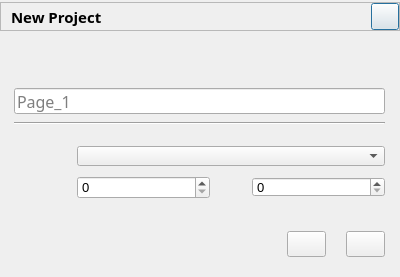
<?xml version="1.0" encoding="UTF-8"?>
<ui version="4.0">
 <class>LVGLNewDialog</class>
 <widget class="QDialog" name="LVGLNewDialog">
  <property name="geometry">
   <rect>
    <x>0</x>
    <y>0</y>
    <width>400</width>
    <height>277</height>
   </rect>
  </property>
  <property name="sizePolicy">
   <sizepolicy hsizetype="Expanding" vsizetype="Minimum">
    <horstretch>0</horstretch>
    <verstretch>0</verstretch>
   </sizepolicy>
  </property>
  <property name="minimumSize">
   <size>
    <width>400</width>
    <height>277</height>
   </size>
  </property>
  <property name="maximumSize">
   <size>
    <width>400</width>
    <height>277</height>
   </size>
  </property>
  <property name="windowTitle">
   <string>新建项目</string>
  </property>
  <layout class="QVBoxLayout" name="verticalLayout_2">
   <property name="spacing">
    <number>0</number>
   </property>
   <property name="leftMargin">
    <number>0</number>
   </property>
   <property name="topMargin">
    <number>0</number>
   </property>
   <property name="rightMargin">
    <number>0</number>
   </property>
   <property name="bottomMargin">
    <number>0</number>
   </property>
   <item>
    <widget class="QFrame" name="frame">
     <property name="sizePolicy">
      <sizepolicy hsizetype="Expanding" vsizetype="Minimum">
       <horstretch>0</horstretch>
       <verstretch>0</verstretch>
      </sizepolicy>
     </property>
     <property name="minimumSize">
      <size>
       <width>400</width>
       <height>29</height>
      </size>
     </property>
     <property name="maximumSize">
      <size>
       <width>400</width>
       <height>29</height>
      </size>
     </property>
     <property name="frameShape">
      <enum>QFrame::StyledPanel</enum>
     </property>
     <property name="frameShadow">
      <enum>QFrame::Raised</enum>
     </property>
     <layout class="QHBoxLayout" name="horizontalLayout_5">
      <property name="spacing">
       <number>0</number>
      </property>
      <property name="leftMargin">
       <number>0</number>
      </property>
      <property name="topMargin">
       <number>0</number>
      </property>
      <property name="rightMargin">
       <number>0</number>
      </property>
      <property name="bottomMargin">
       <number>0</number>
      </property>
      <item>
       <spacer name="horizontalSpacer_13">
        <property name="orientation">
         <enum>Qt::Horizontal</enum>
        </property>
        <property name="sizeType">
         <enum>QSizePolicy::Fixed</enum>
        </property>
        <property name="sizeHint" stdset="0">
         <size>
          <width>10</width>
          <height>20</height>
         </size>
        </property>
       </spacer>
      </item>
      <item>
       <widget class="QLabel" name="title">
        <property name="sizePolicy">
         <sizepolicy hsizetype="Preferred" vsizetype="Preferred">
          <horstretch>0</horstretch>
          <verstretch>0</verstretch>
         </sizepolicy>
        </property>
        <property name="minimumSize">
         <size>
          <width>60</width>
          <height>20</height>
         </size>
        </property>
        <property name="font">
         <font>
          <family>微软雅黑</family>
          <pointsize>11</pointsize>
          <weight>75</weight>
          <bold>true</bold>
         </font>
        </property>
        <property name="text">
         <string>New Project</string>
        </property>
       </widget>
      </item>
      <item>
       <spacer name="horizontalSpacer_3">
        <property name="orientation">
         <enum>Qt::Horizontal</enum>
        </property>
        <property name="sizeType">
         <enum>QSizePolicy::MinimumExpanding</enum>
        </property>
        <property name="sizeHint" stdset="0">
         <size>
          <width>164</width>
          <height>20</height>
         </size>
        </property>
       </spacer>
      </item>
      <item>
       <widget class="QPushButton" name="close">
        <property name="sizePolicy">
         <sizepolicy hsizetype="Preferred" vsizetype="Preferred">
          <horstretch>0</horstretch>
          <verstretch>0</verstretch>
         </sizepolicy>
        </property>
        <property name="minimumSize">
         <size>
          <width>28</width>
          <height>27</height>
         </size>
        </property>
        <property name="maximumSize">
         <size>
          <width>28</width>
          <height>27</height>
         </size>
        </property>
        <property name="text">
         <string/>
        </property>
        <property name="icon">
         <iconset resource="../resources/res.qrc">
          <normaloff>:/icons/x.png</normaloff>:/icons/x.png</iconset>
        </property>
        <property name="iconSize">
         <size>
          <width>28</width>
          <height>28</height>
         </size>
        </property>
       </widget>
      </item>
     </layout>
    </widget>
   </item>
   <item>
    <spacer name="verticalSpacer_5">
     <property name="orientation">
      <enum>Qt::Vertical</enum>
     </property>
     <property name="sizeType">
      <enum>QSizePolicy::Fixed</enum>
     </property>
     <property name="sizeHint" stdset="0">
      <size>
       <width>21</width>
       <height>23</height>
      </size>
     </property>
    </spacer>
   </item>
   <item>
    <layout class="QHBoxLayout" name="horizontalLayout_4">
     <property name="spacing">
      <number>0</number>
     </property>
     <item>
      <spacer name="horizontalSpacer_6">
       <property name="orientation">
        <enum>Qt::Horizontal</enum>
       </property>
       <property name="sizeType">
        <enum>QSizePolicy::Fixed</enum>
       </property>
       <property name="sizeHint" stdset="0">
        <size>
         <width>14</width>
         <height>20</height>
        </size>
       </property>
      </spacer>
     </item>
     <item>
      <widget class="QLabel" name="filename">
       <property name="sizePolicy">
        <sizepolicy hsizetype="Preferred" vsizetype="Preferred">
         <horstretch>0</horstretch>
         <verstretch>0</verstretch>
        </sizepolicy>
       </property>
       <property name="minimumSize">
        <size>
         <width>56</width>
         <height>16</height>
        </size>
       </property>
       <property name="maximumSize">
        <size>
         <width>16777215</width>
         <height>14</height>
        </size>
       </property>
       <property name="font">
        <font>
         <family>微软雅黑</family>
         <pointsize>11</pointsize>
        </font>
       </property>
       <property name="text">
        <string/>
       </property>
      </widget>
     </item>
     <item>
      <spacer name="horizontalSpacer_2">
       <property name="orientation">
        <enum>Qt::Horizontal</enum>
       </property>
       <property name="sizeHint" stdset="0">
        <size>
         <width>40</width>
         <height>20</height>
        </size>
       </property>
      </spacer>
     </item>
    </layout>
   </item>
   <item>
    <spacer name="verticalSpacer_4">
     <property name="orientation">
      <enum>Qt::Vertical</enum>
     </property>
     <property name="sizeType">
      <enum>QSizePolicy::Fixed</enum>
     </property>
     <property name="sizeHint" stdset="0">
      <size>
       <width>20</width>
       <height>10</height>
      </size>
     </property>
    </spacer>
   </item>
   <item>
    <layout class="QVBoxLayout" name="verticalLayout">
     <property name="spacing">
      <number>0</number>
     </property>
     <item>
      <layout class="QHBoxLayout" name="horizontalLayout_2">
       <property name="spacing">
        <number>0</number>
       </property>
       <item>
        <spacer name="horizontalSpacer_7">
         <property name="orientation">
          <enum>Qt::Horizontal</enum>
         </property>
         <property name="sizeType">
          <enum>QSizePolicy::Fixed</enum>
         </property>
         <property name="sizeHint" stdset="0">
          <size>
           <width>14</width>
           <height>20</height>
          </size>
         </property>
        </spacer>
       </item>
       <item>
        <widget class="QLineEdit" name="lineEdit">
         <property name="sizePolicy">
          <sizepolicy hsizetype="Expanding" vsizetype="Fixed">
           <horstretch>0</horstretch>
           <verstretch>0</verstretch>
          </sizepolicy>
         </property>
         <property name="minimumSize">
          <size>
           <width>0</width>
           <height>26</height>
          </size>
         </property>
         <property name="maximumSize">
          <size>
           <width>16777215</width>
           <height>26</height>
          </size>
         </property>
         <property name="font">
          <font>
           <family>微软雅黑</family>
           <pointsize>12</pointsize>
          </font>
         </property>
         <property name="toolTip">
          <string>Page_1</string>
         </property>
         <property name="placeholderText">
          <string notr="true">Page_1</string>
         </property>
        </widget>
       </item>
       <item>
        <spacer name="horizontalSpacer_8">
         <property name="orientation">
          <enum>Qt::Horizontal</enum>
         </property>
         <property name="sizeType">
          <enum>QSizePolicy::Fixed</enum>
         </property>
         <property name="sizeHint" stdset="0">
          <size>
           <width>15</width>
           <height>20</height>
          </size>
         </property>
        </spacer>
       </item>
      </layout>
     </item>
     <item>
      <layout class="QHBoxLayout" name="horizontalLayout_3">
       <property name="spacing">
        <number>0</number>
       </property>
       <item>
        <spacer name="horizontalSpacer_9">
         <property name="orientation">
          <enum>Qt::Horizontal</enum>
         </property>
         <property name="sizeType">
          <enum>QSizePolicy::Fixed</enum>
         </property>
         <property name="sizeHint" stdset="0">
          <size>
           <width>14</width>
           <height>20</height>
          </size>
         </property>
        </spacer>
       </item>
       <item>
        <widget class="Line" name="line">
         <property name="orientation">
          <enum>Qt::Horizontal</enum>
         </property>
        </widget>
       </item>
       <item>
        <spacer name="horizontalSpacer_10">
         <property name="orientation">
          <enum>Qt::Horizontal</enum>
         </property>
         <property name="sizeType">
          <enum>QSizePolicy::Fixed</enum>
         </property>
         <property name="sizeHint" stdset="0">
          <size>
           <width>15</width>
           <height>20</height>
          </size>
         </property>
        </spacer>
       </item>
      </layout>
     </item>
    </layout>
   </item>
   <item>
    <spacer name="verticalSpacer_3">
     <property name="orientation">
      <enum>Qt::Vertical</enum>
     </property>
     <property name="sizeType">
      <enum>QSizePolicy::Fixed</enum>
     </property>
     <property name="sizeHint" stdset="0">
      <size>
       <width>17</width>
       <height>10</height>
      </size>
     </property>
    </spacer>
   </item>
   <item>
    <layout class="QGridLayout" name="gridLayout">
     <property name="horizontalSpacing">
      <number>0</number>
     </property>
     <property name="verticalSpacing">
      <number>10</number>
     </property>
     <item row="0" column="0">
      <layout class="QHBoxLayout" name="horizontalLayout">
       <item>
        <spacer name="horizontalSpacer_14">
         <property name="orientation">
          <enum>Qt::Horizontal</enum>
         </property>
         <property name="sizeType">
          <enum>QSizePolicy::Fixed</enum>
         </property>
         <property name="sizeHint" stdset="0">
          <size>
           <width>14</width>
           <height>20</height>
          </size>
         </property>
        </spacer>
       </item>
       <item>
        <widget class="QLabel" name="res">
         <property name="sizePolicy">
          <sizepolicy hsizetype="Preferred" vsizetype="MinimumExpanding">
           <horstretch>0</horstretch>
           <verstretch>0</verstretch>
          </sizepolicy>
         </property>
         <property name="minimumSize">
          <size>
           <width>50</width>
           <height>20</height>
          </size>
         </property>
         <property name="maximumSize">
          <size>
           <width>16777215</width>
           <height>20</height>
          </size>
         </property>
         <property name="font">
          <font>
           <family>Arial</family>
           <pointsize>10</pointsize>
           <weight>50</weight>
           <bold>false</bold>
          </font>
         </property>
         <property name="text">
          <string/>
         </property>
         <property name="alignment">
          <set>Qt::AlignRight|Qt::AlignTrailing|Qt::AlignVCenter</set>
         </property>
        </widget>
       </item>
       <item>
        <spacer name="horizontalSpacer_19">
         <property name="orientation">
          <enum>Qt::Horizontal</enum>
         </property>
         <property name="sizeType">
          <enum>QSizePolicy::Fixed</enum>
         </property>
         <property name="sizeHint" stdset="0">
          <size>
           <width>13</width>
           <height>20</height>
          </size>
         </property>
        </spacer>
       </item>
      </layout>
     </item>
     <item row="0" column="1">
      <layout class="QHBoxLayout" name="horizontalLayout_6">
       <item>
        <widget class="QComboBox" name="combo_resolution">
         <property name="sizePolicy">
          <sizepolicy hsizetype="MinimumExpanding" vsizetype="Preferred">
           <horstretch>0</horstretch>
           <verstretch>0</verstretch>
          </sizepolicy>
         </property>
         <property name="minimumSize">
          <size>
           <width>0</width>
           <height>20</height>
          </size>
         </property>
         <property name="maximumSize">
          <size>
           <width>16777215</width>
           <height>20</height>
          </size>
         </property>
         <property name="font">
          <font>
           <family>Arial</family>
           <pointsize>11</pointsize>
          </font>
         </property>
        </widget>
       </item>
       <item>
        <spacer name="horizontalSpacer_11">
         <property name="orientation">
          <enum>Qt::Horizontal</enum>
         </property>
         <property name="sizeType">
          <enum>QSizePolicy::Fixed</enum>
         </property>
         <property name="sizeHint" stdset="0">
          <size>
           <width>15</width>
           <height>20</height>
          </size>
         </property>
        </spacer>
       </item>
      </layout>
     </item>
     <item row="1" column="0">
      <layout class="QHBoxLayout" name="horizontalLayout_8">
       <item>
        <spacer name="horizontalSpacer_16">
         <property name="orientation">
          <enum>Qt::Horizontal</enum>
         </property>
         <property name="sizeType">
          <enum>QSizePolicy::Fixed</enum>
         </property>
         <property name="sizeHint" stdset="0">
          <size>
           <width>14</width>
           <height>20</height>
          </size>
         </property>
        </spacer>
       </item>
       <item>
        <widget class="QLabel" name="width">
         <property name="minimumSize">
          <size>
           <width>0</width>
           <height>20</height>
          </size>
         </property>
         <property name="maximumSize">
          <size>
           <width>16777215</width>
           <height>20</height>
          </size>
         </property>
         <property name="font">
          <font>
           <family>微软雅黑</family>
           <pointsize>11</pointsize>
          </font>
         </property>
         <property name="text">
          <string/>
         </property>
         <property name="alignment">
          <set>Qt::AlignRight|Qt::AlignTrailing|Qt::AlignVCenter</set>
         </property>
        </widget>
       </item>
       <item>
        <spacer name="horizontalSpacer_17">
         <property name="orientation">
          <enum>Qt::Horizontal</enum>
         </property>
         <property name="sizeType">
          <enum>QSizePolicy::Fixed</enum>
         </property>
         <property name="sizeHint" stdset="0">
          <size>
           <width>13</width>
           <height>20</height>
          </size>
         </property>
        </spacer>
       </item>
      </layout>
     </item>
     <item row="1" column="1">
      <layout class="QHBoxLayout" name="horizontalLayout_7">
       <item>
        <widget class="QSpinBox" name="spin_width">
         <property name="sizePolicy">
          <sizepolicy hsizetype="MinimumExpanding" vsizetype="Preferred">
           <horstretch>0</horstretch>
           <verstretch>0</verstretch>
          </sizepolicy>
         </property>
         <property name="minimumSize">
          <size>
           <width>0</width>
           <height>23</height>
          </size>
         </property>
         <property name="maximumSize">
          <size>
           <width>16777215</width>
           <height>23</height>
          </size>
         </property>
         <property name="font">
          <font>
           <family>Arial</family>
           <pointsize>10</pointsize>
          </font>
         </property>
         <property name="maximum">
          <number>9999</number>
         </property>
        </widget>
       </item>
       <item>
        <spacer name="horizontalSpacer_18">
         <property name="orientation">
          <enum>Qt::Horizontal</enum>
         </property>
         <property name="sizeType">
          <enum>QSizePolicy::Fixed</enum>
         </property>
         <property name="sizeHint" stdset="0">
          <size>
           <width>20</width>
           <height>20</height>
          </size>
         </property>
        </spacer>
       </item>
       <item>
        <widget class="QLabel" name="height">
         <property name="sizePolicy">
          <sizepolicy hsizetype="Preferred" vsizetype="Preferred">
           <horstretch>0</horstretch>
           <verstretch>0</verstretch>
          </sizepolicy>
         </property>
         <property name="minimumSize">
          <size>
           <width>0</width>
           <height>20</height>
          </size>
         </property>
         <property name="font">
          <font>
           <family>微软雅黑</family>
           <pointsize>11</pointsize>
          </font>
         </property>
         <property name="text">
          <string/>
         </property>
         <property name="alignment">
          <set>Qt::AlignRight|Qt::AlignTrailing|Qt::AlignVCenter</set>
         </property>
        </widget>
       </item>
       <item>
        <spacer name="horizontalSpacer_15">
         <property name="orientation">
          <enum>Qt::Horizontal</enum>
         </property>
         <property name="sizeType">
          <enum>QSizePolicy::Fixed</enum>
         </property>
         <property name="sizeHint" stdset="0">
          <size>
           <width>13</width>
           <height>20</height>
          </size>
         </property>
        </spacer>
       </item>
       <item>
        <widget class="QSpinBox" name="spin_height">
         <property name="sizePolicy">
          <sizepolicy hsizetype="MinimumExpanding" vsizetype="Preferred">
           <horstretch>0</horstretch>
           <verstretch>0</verstretch>
          </sizepolicy>
         </property>
         <property name="minimumSize">
          <size>
           <width>0</width>
           <height>20</height>
          </size>
         </property>
         <property name="maximumSize">
          <size>
           <width>16777215</width>
           <height>20</height>
          </size>
         </property>
         <property name="font">
          <font>
           <family>Arial</family>
           <pointsize>10</pointsize>
          </font>
         </property>
         <property name="maximum">
          <number>9999</number>
         </property>
        </widget>
       </item>
       <item>
        <spacer name="horizontalSpacer_12">
         <property name="orientation">
          <enum>Qt::Horizontal</enum>
         </property>
         <property name="sizeType">
          <enum>QSizePolicy::Fixed</enum>
         </property>
         <property name="sizeHint" stdset="0">
          <size>
           <width>15</width>
           <height>20</height>
          </size>
         </property>
        </spacer>
       </item>
      </layout>
     </item>
    </layout>
   </item>
   <item>
    <spacer name="verticalSpacer_2">
     <property name="orientation">
      <enum>Qt::Vertical</enum>
     </property>
     <property name="sizeType">
      <enum>QSizePolicy::Fixed</enum>
     </property>
     <property name="sizeHint" stdset="0">
      <size>
       <width>20</width>
       <height>30</height>
      </size>
     </property>
    </spacer>
   </item>
   <item>
    <layout class="QHBoxLayout" name="horizontalLayout_9">
     <property name="spacing">
      <number>0</number>
     </property>
     <item>
      <spacer name="horizontalSpacer">
       <property name="orientation">
        <enum>Qt::Horizontal</enum>
       </property>
       <property name="sizeHint" stdset="0">
        <size>
         <width>40</width>
         <height>20</height>
        </size>
       </property>
      </spacer>
     </item>
     <item>
      <widget class="QPushButton" name="pushButton">
       <property name="sizePolicy">
        <sizepolicy hsizetype="Preferred" vsizetype="Fixed">
         <horstretch>0</horstretch>
         <verstretch>0</verstretch>
        </sizepolicy>
       </property>
       <property name="font">
        <font>
         <family>微软雅黑</family>
         <pointsize>10</pointsize>
         <weight>50</weight>
         <bold>false</bold>
        </font>
       </property>
       <property name="text">
        <string/>
       </property>
      </widget>
     </item>
     <item>
      <spacer name="horizontalSpacer_4">
       <property name="orientation">
        <enum>Qt::Horizontal</enum>
       </property>
       <property name="sizeType">
        <enum>QSizePolicy::Fixed</enum>
       </property>
       <property name="sizeHint" stdset="0">
        <size>
         <width>20</width>
         <height>20</height>
        </size>
       </property>
      </spacer>
     </item>
     <item>
      <widget class="QPushButton" name="pushButton_2">
       <property name="sizePolicy">
        <sizepolicy hsizetype="Preferred" vsizetype="Fixed">
         <horstretch>0</horstretch>
         <verstretch>0</verstretch>
        </sizepolicy>
       </property>
       <property name="font">
        <font>
         <family>微软雅黑</family>
         <pointsize>10</pointsize>
         <weight>50</weight>
         <bold>false</bold>
        </font>
       </property>
       <property name="text">
        <string/>
       </property>
      </widget>
     </item>
     <item>
      <spacer name="horizontalSpacer_5">
       <property name="orientation">
        <enum>Qt::Horizontal</enum>
       </property>
       <property name="sizeType">
        <enum>QSizePolicy::Fixed</enum>
       </property>
       <property name="sizeHint" stdset="0">
        <size>
         <width>15</width>
         <height>20</height>
        </size>
       </property>
      </spacer>
     </item>
    </layout>
   </item>
   <item>
    <spacer name="verticalSpacer">
     <property name="orientation">
      <enum>Qt::Vertical</enum>
     </property>
     <property name="sizeType">
      <enum>QSizePolicy::Fixed</enum>
     </property>
     <property name="sizeHint" stdset="0">
      <size>
       <width>20</width>
       <height>15</height>
      </size>
     </property>
    </spacer>
   </item>
  </layout>
 </widget>
 <resources>
  <include location="../resources/res.qrc"/>
 </resources>
 <connections/>
</ui>
